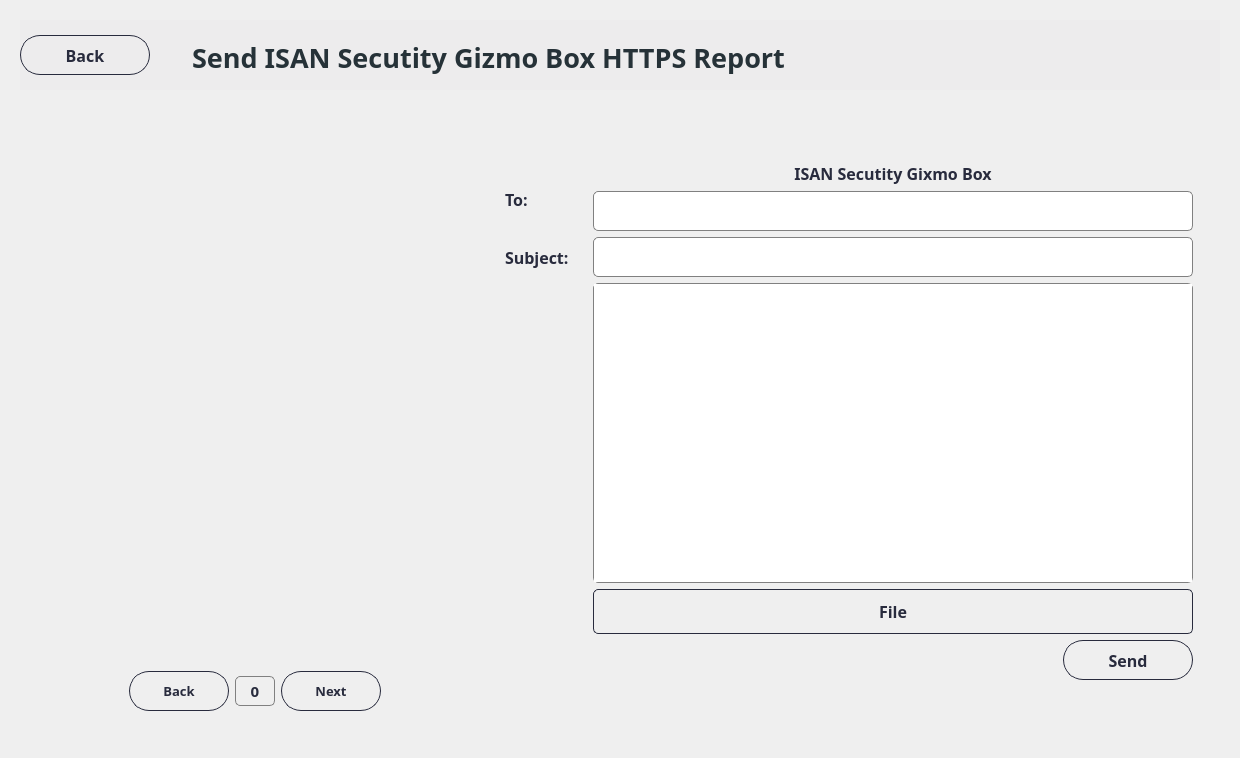
      <widget class="QWidget" name="page_https_email">
       <layout class="QHBoxLayout" name="horizontalLayout_83">
        <item>
         <widget class="QWidget" name="widget_151" native="true">
          <property name="styleSheet">
           <string notr="true">QWidget#widget_140,
QWidget#widget_152{
    border: 1px solid rgb(237, 236, 237); /* Set the &quot;groove&quot; border style for the specific widgets */
	background-color: rgb(237, 236, 237);
}
</string>
          </property>
          <layout class="QVBoxLayout" name="verticalLayout_68">
           <property name="spacing">
            <number>30</number>
           </property>
           <item>
            <widget class="QWidget" name="widget_152" native="true">
             <property name="minimumSize">
              <size>
               <width>1200</width>
               <height>70</height>
              </size>
             </property>
             <property name="maximumSize">
              <size>
               <width>16777215</width>
               <height>70</height>
              </size>
             </property>
             <property name="styleSheet">
              <string notr="true"/>
             </property>
             <widget class="QWidget" name="widget_153" native="true">
              <property name="geometry">
               <rect>
                <x>0</x>
                <y>5</y>
                <width>152</width>
                <height>60</height>
               </rect>
              </property>
              <property name="minimumSize">
               <size>
                <width>0</width>
                <height>60</height>
               </size>
              </property>
              <property name="maximumSize">
               <size>
                <width>16777215</width>
                <height>60</height>
               </size>
              </property>
              <property name="styleSheet">
               <string notr="true">color:rgb(65,155,249);
background-color: rgb(237, 236, 237);
border-radius: 20px;</string>
              </property>
              <layout class="QHBoxLayout" name="horizontalLayout_78">
               <item alignment="Qt::AlignLeft">
                <widget class="QPushButton" name="btn_backEmail_https">
                 <property name="minimumSize">
                  <size>
                   <width>130</width>
                   <height>40</height>
                  </size>
                 </property>
                 <property name="maximumSize">
                  <size>
                   <width>130</width>
                   <height>40</height>
                  </size>
                 </property>
                 <property name="font">
                  <font>
                   <family>Barlow</family>
                   <pointsize>12</pointsize>
                   <weight>75</weight>
                   <bold>true</bold>
                  </font>
                 </property>
                 <property name="cursor">
                  <cursorShape>PointingHandCursor</cursorShape>
                 </property>
                 <property name="styleSheet">
                  <string notr="true">QPushButton {    
    border: 1px solid rgba(40,43,61,255) ;
    border-radius: 20px;
    padding: 5px 10px;
	color: rgba(40,43,61,255) ;
}

QPushButton:hover {
    background-color: ;
}
</string>
                 </property>
                 <property name="text">
                  <string>Back</string>
                 </property>
                 <property name="icon">
                  <iconset>
                   <normaloff>../icons/icons8-go-back-45.png</normaloff>../icons/icons8-go-back-45.png</iconset>
                 </property>
                 <property name="iconSize">
                  <size>
                   <width>35</width>
                   <height>35</height>
                  </size>
                 </property>
                </widget>
               </item>
              </layout>
             </widget>
             <widget class="QLabel" name="label_headofEmail_https">
              <property name="geometry">
               <rect>
                <x>152</x>
                <y>15</y>
                <width>900</width>
                <height>45</height>
               </rect>
              </property>
              <property name="minimumSize">
               <size>
                <width>900</width>
                <height>45</height>
               </size>
              </property>
              <property name="maximumSize">
               <size>
                <width>16777215</width>
                <height>16777215</height>
               </size>
              </property>
              <property name="font">
               <font>
                <family>Barlow</family>
                <pointsize>20</pointsize>
                <weight>75</weight>
                <bold>true</bold>
               </font>
              </property>
              <property name="styleSheet">
               <string notr="true">color: rgb(38, 50, 56);</string>
              </property>
              <property name="text">
               <string>Send ISAN Secutity Gizmo Box HTTPS Report</string>
              </property>
              <property name="alignment">
               <set>Qt::AlignLeading|Qt::AlignLeft|Qt::AlignVCenter</set>
              </property>
              <property name="margin">
               <number>0</number>
              </property>
              <property name="indent">
               <number>20</number>
              </property>
             </widget>
            </widget>
           </item>
           <item>
            <widget class="QWidget" name="widget_154" native="true">
             <property name="font">
              <font>
               <family>Bahnschrift SemiBold</family>
               <pointsize>12</pointsize>
               <weight>75</weight>
               <bold>true</bold>
              </font>
             </property>
             <layout class="QHBoxLayout" name="horizontalLayout_79">
              <item>
               <widget class="QWidget" name="widget_155" native="true">
                <layout class="QVBoxLayout" name="verticalLayout_73">
                 <item>
                  <widget class="QWidget" name="widget_156" native="true">
                   <layout class="QHBoxLayout" name="horizontalLayout_80">
                    <item>
                     <widget class="QLabel" name="label_Report_https">
                      <property name="minimumSize">
                       <size>
                        <width>400</width>
                        <height>500</height>
                       </size>
                      </property>
                      <property name="maximumSize">
                       <size>
                        <width>400</width>
                        <height>500</height>
                       </size>
                      </property>
                      <property name="font">
                       <font>
                        <family>Barlow</family>
                       </font>
                      </property>
                      <property name="text">
                       <string/>
                      </property>
                      <property name="pixmap">
                       <pixmap>../../../../../../.designer/backup/C:/Users/kanja/OneDrive/Pictures/Screenshots/Screenshot 2023-10-16 152325.png</pixmap>
                      </property>
                      <property name="scaledContents">
                       <bool>true</bool>
                      </property>
                     </widget>
                    </item>
                   </layout>
                  </widget>
                 </item>
                 <item alignment="Qt::AlignHCenter|Qt::AlignTop">
                  <widget class="QWidget" name="widget_157" native="true">
                   <layout class="QHBoxLayout" name="horizontalLayout_81">
                    <item>
                     <widget class="QPushButton" name="btn_backReport_https">
                      <property name="minimumSize">
                       <size>
                        <width>100</width>
                        <height>40</height>
                       </size>
                      </property>
                      <property name="maximumSize">
                       <size>
                        <width>100</width>
                        <height>40</height>
                       </size>
                      </property>
                      <property name="font">
                       <font>
                        <family>Barlow</family>
                        <pointsize>10</pointsize>
                        <weight>75</weight>
                        <bold>true</bold>
                       </font>
                      </property>
                      <property name="cursor">
                       <cursorShape>PointingHandCursor</cursorShape>
                      </property>
                      <property name="styleSheet">
                       <string notr="true">QPushButton {    
    border: 1px solid rgba(40,43,61,255) ;
    border-radius: 20px;
    padding: 5px 10px;
	color: rgba(40,43,61,255) ;
}

QPushButton:hover {
    background-color: ;
}
</string>
                      </property>
                      <property name="text">
                       <string>Back</string>
                      </property>
                      <property name="icon">
                       <iconset>
                        <normaloff>../../../../../../.designer/backup/C:/Users/kanja/Downloads/icon_back.png</normaloff>../../../../../../.designer/backup/C:/Users/kanja/Downloads/icon_back.png</iconset>
                      </property>
                      <property name="iconSize">
                       <size>
                        <width>35</width>
                        <height>35</height>
                       </size>
                      </property>
                     </widget>
                    </item>
                    <item>
                     <widget class="QLabel" name="label_countPageReport_https">
                      <property name="minimumSize">
                       <size>
                        <width>40</width>
                        <height>30</height>
                       </size>
                      </property>
                      <property name="maximumSize">
                       <size>
                        <width>40</width>
                        <height>30</height>
                       </size>
                      </property>
                      <property name="font">
                       <font>
                        <family>Barlow</family>
                        <pointsize>11</pointsize>
                        <weight>75</weight>
                        <bold>true</bold>
                       </font>
                      </property>
                      <property name="styleSheet">
                       <string notr="true">QLabel {
  border: 1px solid gray;
  color: rgba(40,43,61,255);
  border-radius: 5px;
}

</string>
                      </property>
                      <property name="text">
                       <string>0</string>
                      </property>
                      <property name="alignment">
                       <set>Qt::AlignCenter</set>
                      </property>
                     </widget>
                    </item>
                    <item>
                     <widget class="QPushButton" name="btn_nextReport_https">
                      <property name="minimumSize">
                       <size>
                        <width>100</width>
                        <height>40</height>
                       </size>
                      </property>
                      <property name="maximumSize">
                       <size>
                        <width>100</width>
                        <height>40</height>
                       </size>
                      </property>
                      <property name="font">
                       <font>
                        <family>Barlow</family>
                        <pointsize>10</pointsize>
                        <weight>75</weight>
                        <bold>true</bold>
                       </font>
                      </property>
                      <property name="cursor">
                       <cursorShape>PointingHandCursor</cursorShape>
                      </property>
                      <property name="layoutDirection">
                       <enum>Qt::RightToLeft</enum>
                      </property>
                      <property name="styleSheet">
                       <string notr="true">QPushButton {    
    border: 1px solid rgba(40,43,61,255) ;
    border-radius: 20px;
    padding: 5px 10px;
	color: rgba(40,43,61,255) ;
}

QPushButton:hover {
    background-color: ;
}
</string>
                      </property>
                      <property name="text">
                       <string>Next</string>
                      </property>
                      <property name="icon">
                       <iconset>
                        <normaloff>../../../../../../.designer/backup/C:/Users/kanja/Downloads/icon_next.png</normaloff>../../../../../../.designer/backup/C:/Users/kanja/Downloads/icon_next.png</iconset>
                      </property>
                      <property name="iconSize">
                       <size>
                        <width>35</width>
                        <height>35</height>
                       </size>
                      </property>
                     </widget>
                    </item>
                   </layout>
                  </widget>
                 </item>
                </layout>
               </widget>
              </item>
              <item>
               <widget class="QWidget" name="widget_158" native="true">
                <property name="minimumSize">
                 <size>
                  <width>100</width>
                  <height>570</height>
                 </size>
                </property>
                <property name="maximumSize">
                 <size>
                  <width>16777215</width>
                  <height>570</height>
                 </size>
                </property>
                <property name="styleSheet">
                 <string notr="true"/>
                </property>
                <layout class="QHBoxLayout" name="horizontalLayout_82">
                 <item alignment="Qt::AlignRight|Qt::AlignTop">
                  <widget class="QWidget" name="widget_159" native="true">
                   <property name="minimumSize">
                    <size>
                     <width>0</width>
                     <height>150</height>
                    </size>
                   </property>
                   <property name="maximumSize">
                    <size>
                     <width>16777215</width>
                     <height>150</height>
                    </size>
                   </property>
                   <layout class="QVBoxLayout" name="verticalLayout_74">
                    <item>
                     <widget class="QLabel" name="label_to_https">
                      <property name="minimumSize">
                       <size>
                        <width>0</width>
                        <height>0</height>
                       </size>
                      </property>
                      <property name="maximumSize">
                       <size>
                        <width>16777215</width>
                        <height>30</height>
                       </size>
                      </property>
                      <property name="font">
                       <font>
                        <family>Barlow</family>
                        <pointsize>12</pointsize>
                        <weight>75</weight>
                        <bold>true</bold>
                       </font>
                      </property>
                      <property name="styleSheet">
                       <string notr="true">color: rgba(40,43,61,255) ;</string>
                      </property>
                      <property name="text">
                       <string>To:</string>
                      </property>
                     </widget>
                    </item>
                    <item>
                     <widget class="QLabel" name="label_subject_https">
                      <property name="minimumSize">
                       <size>
                        <width>0</width>
                        <height>0</height>
                       </size>
                      </property>
                      <property name="maximumSize">
                       <size>
                        <width>16777215</width>
                        <height>30</height>
                       </size>
                      </property>
                      <property name="font">
                       <font>
                        <family>Barlow</family>
                        <pointsize>12</pointsize>
                        <weight>75</weight>
                        <bold>true</bold>
                       </font>
                      </property>
                      <property name="styleSheet">
                       <string notr="true">color: rgba(40,43,61,255) ;</string>
                      </property>
                      <property name="text">
                       <string>Subject:</string>
                      </property>
                     </widget>
                    </item>
                   </layout>
                  </widget>
                 </item>
                 <item alignment="Qt::AlignLeft|Qt::AlignTop">
                  <widget class="QWidget" name="widget_160" native="true">
                   <layout class="QVBoxLayout" name="verticalLayout_12">
                    <item>
                     <widget class="QLabel" name="label_header_email_https">
                      <property name="font">
                       <font>
                        <family>Barlow</family>
                        <pointsize>12</pointsize>
                        <weight>75</weight>
                        <bold>true</bold>
                       </font>
                      </property>
                      <property name="styleSheet">
                       <string notr="true">color: rgba(40,43,61,255) ;</string>
                      </property>
                      <property name="text">
                       <string>ISAN Secutity Gixmo Box</string>
                      </property>
                      <property name="alignment">
                       <set>Qt::AlignCenter</set>
                      </property>
                     </widget>
                    </item>
                    <item>
                     <widget class="QLineEdit" name="lineEdit_to_email_https">
                      <property name="minimumSize">
                       <size>
                        <width>600</width>
                        <height>40</height>
                       </size>
                      </property>
                      <property name="maximumSize">
                       <size>
                        <width>600</width>
                        <height>40</height>
                       </size>
                      </property>
                      <property name="font">
                       <font>
                        <family>Barlow</family>
                       </font>
                      </property>
                      <property name="styleSheet">
                       <string notr="true">QLineEdit {
  border: 1px solid gray;
  color: rgba(40,43,61,255);
  border-radius: 5px;
}

QLineEdit:hover {
  border: 2px solid;
  border-color: rgba(0,143,255,255);
}
QLineEdit:focus {
  border: 1px solid;
  border-color: rgba(88,199,141,255);
}
</string>
                      </property>
                     </widget>
                    </item>
                    <item>
                     <widget class="QLineEdit" name="lineEdit_subject_email_https">
                      <property name="minimumSize">
                       <size>
                        <width>600</width>
                        <height>40</height>
                       </size>
                      </property>
                      <property name="maximumSize">
                       <size>
                        <width>600</width>
                        <height>40</height>
                       </size>
                      </property>
                      <property name="font">
                       <font>
                        <family>Barlow</family>
                       </font>
                      </property>
                      <property name="styleSheet">
                       <string notr="true">QLineEdit {
  border: 1px solid gray;
  color: rgba(40,43,61,255);
  border-radius: 5px;
}

QLineEdit:hover {
  border: 2px solid;
  border-color: rgba(0,143,255,255);
}
QLineEdit:focus {
  border: 1px solid;
  border-color: rgba(88,199,141,255);
}
</string>
                      </property>
                     </widget>
                    </item>
                    <item>
                     <widget class="QTextEdit" name="textEdit_body_email_https">
                      <property name="minimumSize">
                       <size>
                        <width>0</width>
                        <height>300</height>
                       </size>
                      </property>
                      <property name="font">
                       <font>
                        <family>Barlow</family>
                       </font>
                      </property>
                      <property name="styleSheet">
                       <string notr="true">QTextEdit {
  border: 1px solid gray;
  color: rgba(40,43,61,255);
  border-radius: 5px;
}

QTextEdit:hover {
  border: 2px solid;
  border-color: rgba(0,143,255,255);
}
QTextEdit:focus {
  border: 1px solid;
  border-color: rgba(88,199,141,255);
}
</string>
                      </property>
                     </widget>
                    </item>
                    <item>
                     <widget class="QPushButton" name="btn_file_email_https">
                      <property name="minimumSize">
                       <size>
                        <width>600</width>
                        <height>45</height>
                       </size>
                      </property>
                      <property name="maximumSize">
                       <size>
                        <width>600</width>
                        <height>45</height>
                       </size>
                      </property>
                      <property name="font">
                       <font>
                        <family>Barlow</family>
                        <pointsize>12</pointsize>
                        <weight>75</weight>
                        <bold>true</bold>
                       </font>
                      </property>
                      <property name="styleSheet">
                       <string notr="true">QPushButton {    
    border: 1px solid rgba(40,43,61,255) ;
    border-radius: 5px;
    padding: 5px 10px;
	color: rgba(40,43,61,255) ;
}

QPushButton:hover {
    background-color: ;
}
</string>
                      </property>
                      <property name="text">
                       <string>File</string>
                      </property>
                     </widget>
                    </item>
                    <item alignment="Qt::AlignRight">
                     <widget class="QPushButton" name="btn_sendReport_email_https">
                      <property name="minimumSize">
                       <size>
                        <width>130</width>
                        <height>40</height>
                       </size>
                      </property>
                      <property name="maximumSize">
                       <size>
                        <width>130</width>
                        <height>40</height>
                       </size>
                      </property>
                      <property name="font">
                       <font>
                        <family>Barlow</family>
                        <pointsize>12</pointsize>
                        <weight>75</weight>
                        <bold>true</bold>
                       </font>
                      </property>
                      <property name="cursor">
                       <cursorShape>PointingHandCursor</cursorShape>
                      </property>
                      <property name="styleSheet">
                       <string notr="true">QPushButton {    
    border: 1px solid rgba(40,43,61,255) ;
    border-radius: 20px;
    padding: 5px 10px;
	color: rgba(40,43,61,255) ;
}

QPushButton:hover {
    background-color: ;
}
</string>
                      </property>
                      <property name="text">
                       <string>Send</string>
                      </property>
                     </widget>
                    </item>
                   </layout>
                  </widget>
                 </item>
                </layout>
               </widget>
              </item>
             </layout>
            </widget>
           </item>
          </layout>
         </widget>
        </item>
       </layout>
      </widget>
